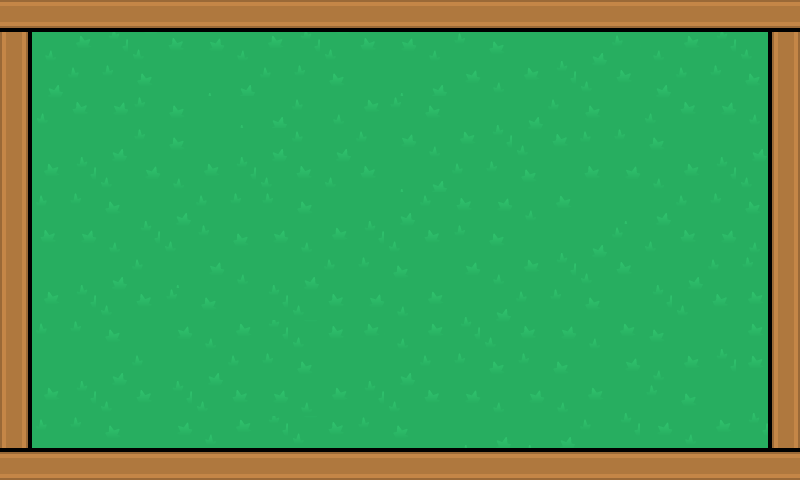

A 2D game scene composited from a Tiled map and its tileset images. What follows is a short description and the map's XML, with every tile layer's data as written:
An orthogonal 25x15 tile map with 32x32 px tiles, 1 tile layer (Tile Layer 1).

<map version="1.2" tiledversion="1.2.4" orientation="orthogonal" renderorder="right-down" width="25" height="15" tilewidth="32" tileheight="32" infinite="0" nextlayerid="2" nextobjectid="1">
 <tileset firstgid="1" source="tilesheet_complete.tsx" />
 <layer id="1" name="Tile Layer 1" width="25" height="15">
  <data encoding="csv">
1850,1850,1850,1850,1850,1850,1850,1850,1850,1850,1850,1850,1850,1850,1850,1850,1850,1850,1850,1850,1850,1850,1850,1850,1850,
1741,58,59,61,55,56,57,58,59,61,55,56,57,58,3,4,5,7,1,2,58,59,61,55,1798,
1741,1,2,3,4,5,7,1,2,3,4,5,7,1,57,58,59,61,55,56,1,2,3,4,1798,
1741,55,56,57,3,4,5,7,1,2,58,59,3,4,5,7,1,2,4,5,55,56,57,58,1798,
1741,5,7,1,3,4,5,7,1,2,1,2,57,58,59,61,55,56,2,3,4,5,7,1,1798,
1741,59,61,55,57,58,59,61,55,56,55,56,7,1,2,3,4,5,56,57,58,59,61,55,1798,
1741,2,3,4,7,1,2,3,3,4,5,7,1,2,56,57,58,59,5,7,1,2,3,4,1798,
1741,56,57,58,61,55,3,4,57,58,59,61,55,56,3,4,5,7,1,2,55,56,57,58,1798,
1741,5,7,1,2,7,57,58,7,1,2,3,4,5,57,58,59,61,55,56,7,1,2,3,1798,
1741,59,61,55,56,3,4,5,61,55,56,57,58,59,7,1,2,3,4,5,61,55,56,59,1798,
1741,2,3,4,5,57,58,59,61,55,56,59,58,59,61,55,56,57,58,59,4,5,7,59,1798,
1741,5,7,1,2,7,1,2,3,4,5,7,1,2,3,4,3,4,5,57,58,59,61,59,1798,
1741,59,61,55,56,61,55,56,57,58,59,61,55,56,57,58,57,58,59,7,3,4,5,7,1798,
1741,2,3,4,5,57,58,59,61,55,56,3,4,5,7,1,7,1,2,61,57,58,59,61,1798,
1905,1905,1905,1905,1905,1905,1905,1905,1905,1905,1905,1905,1905,1905,1905,1905,1905,1905,1905,1905,1905,1905,1905,1905,1905
</data>
 </layer>
</map>
